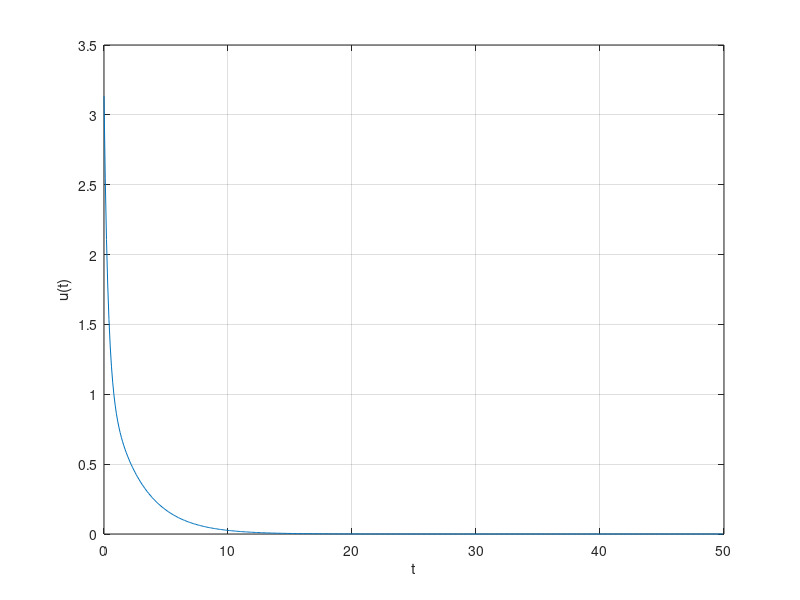

Recreate this plot in MATLAB.
clear;
load x.dat
load psi.dat
load u.dat
load t.dat

plot(t,x-psi)
plot(t,x)
plot(t,u)
grid on;
xlabel('t'); 
ylabel('f(t)');
ylabel('x(t)');
ylabel('u(t)');